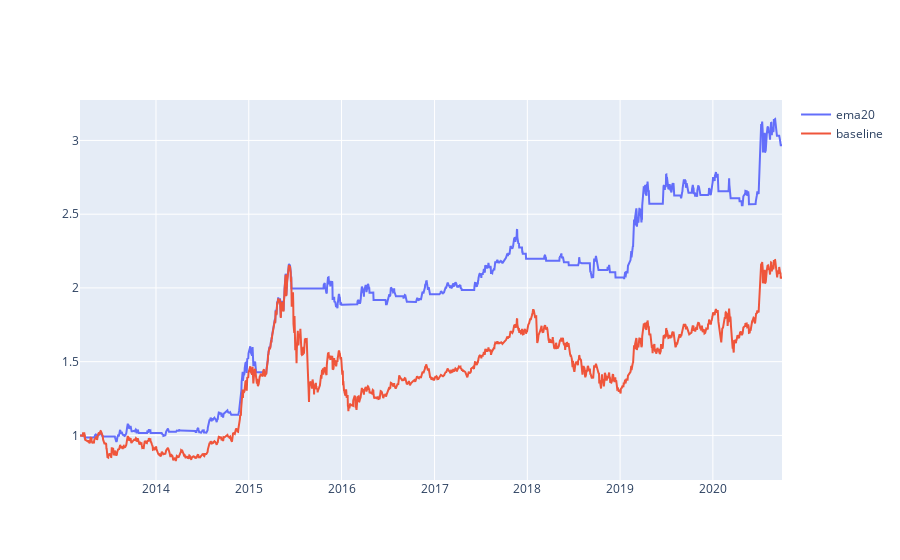

Notebook code for this chart:
### Code cell
lststart = [1, 2, 3, 4, 5]
lstend = [2, 3, 4, 5, 1]
lsttitle = ['周一', '周二', '周三', '周四', '周五']
lstdf = []
assets = ['cnfunds.510310']

buy0 = trading2_pb2.CtrlCondition(
    name='indicatorsp',
    operators=['upcross'],
    strVals=['ema.5'],
)

buy1 = trading2_pb2.CtrlCondition(
    name='indicatorsp',
    operators=['up'],
    strVals=['ema.20'],
)

sell0 = trading2_pb2.CtrlCondition(
    name='indicatorsp',
    operators=['downcross'],
    strVals=['ema.30'],
)

paramsbuy = trading2_pb2.BuyParams(
    perHandMoney=1,
)

paramssell = trading2_pb2.SellParams(
    perVolume=1,
)

paramsinit = trading2_pb2.InitParams(
    money=10000,
)

df0 = libtrdb2.simTradingEx2(trdb2cfg, assets, 0, -1, [buy0, buy1], [sell0], paramsbuy, paramssell, paramsinit, None)
lstdf.append({'title': 'ema20', 'df': df0})

# baseline    
buy0 = trading2_pb2.CtrlCondition(
    indicator='buyandhold',
)

paramsbuy = trading2_pb2.BuyParams(
    perHandMoney=1,
)

paramsinit = trading2_pb2.InitParams(
    money=10000,
)

df0 = libtrdb2.simTradingEx(trdb2cfg, assets, 0, -1, buy0, None, paramsbuy, None, paramsinit, None)
lstdf.append({'title': 'baseline', 'df': df0})    

libtrdb2.showSimTradingEx('ema20交叉买卖', lstdf, False)

### Figure 1 — Plotly figure (JSON) as saved in the notebook; plotly's stock layout.template omitted (floating-point values rounded to 4 significant figures; data arrays with more than 128 entries replaced by an {"elided": "..."} marker saying what was removed)
{"data": [{"mode": "lines", "name": "ema20", "type": "scatter", "x": {"elided": "1846 str values"}, "y": {"elided": "1846 float values"}}, {"mode": "lines", "name": "baseline", "type": "scatter", "x": {"elided": "1846 str values"}, "y": {"elided": "1846 float values"}}], "layout": {}}
